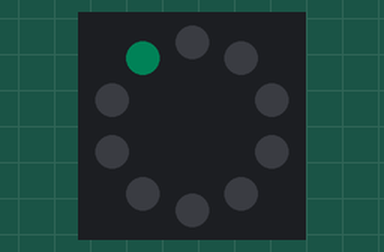
Simulated run of this program. Board: Circuit Playground running CircuitPython. On the bench: the board's ring of 10 RGB LEDs (number 0 left of the top, counting anticlockwise). Dim RGB values are drawn brighter than linear.

Above: at 0.1 s.
At 3.71 s:
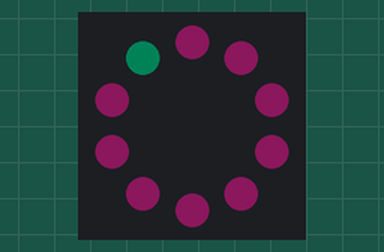
At 9.93 s:
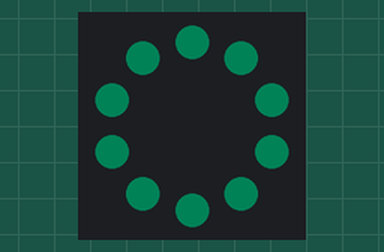
At 19.96 s:
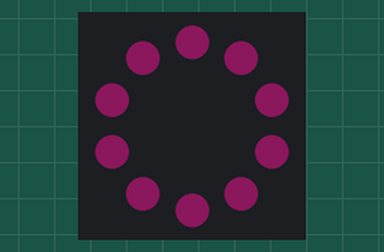
At 29.79 s:
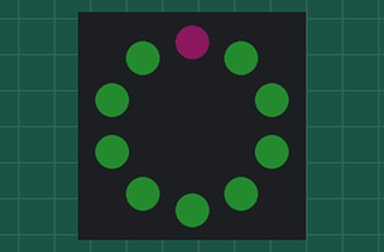
At 39.83 s:
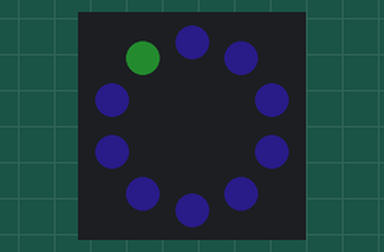

The program:

blinking-circle-colors.py
```python
import time
from adafruit_circuitplayground import cp

cp.pixels.brightness = 0.05
red = (255, 0, 0)
clear = (0, 0, 0)
green = (79, 240, 98)
blue = (66, 48, 219)
teal = (0, 126, 80)
pink = (250, 50, 174)

colors = [teal, pink, green, blue]

color_index = 0

while True:
    pixel = 0

    while pixel < 10:
        cp.pixels[pixel] = colors[color_index]
        time.sleep(0.2)
        pixel += 1

    pixel = 9

    while pixel >= 0:
        cp.pixels[pixel] = colors[color_index + 1]
        time.sleep(0.2)
        pixel -= 1

    color_index = (color_index + 2) % len(colors)
```
